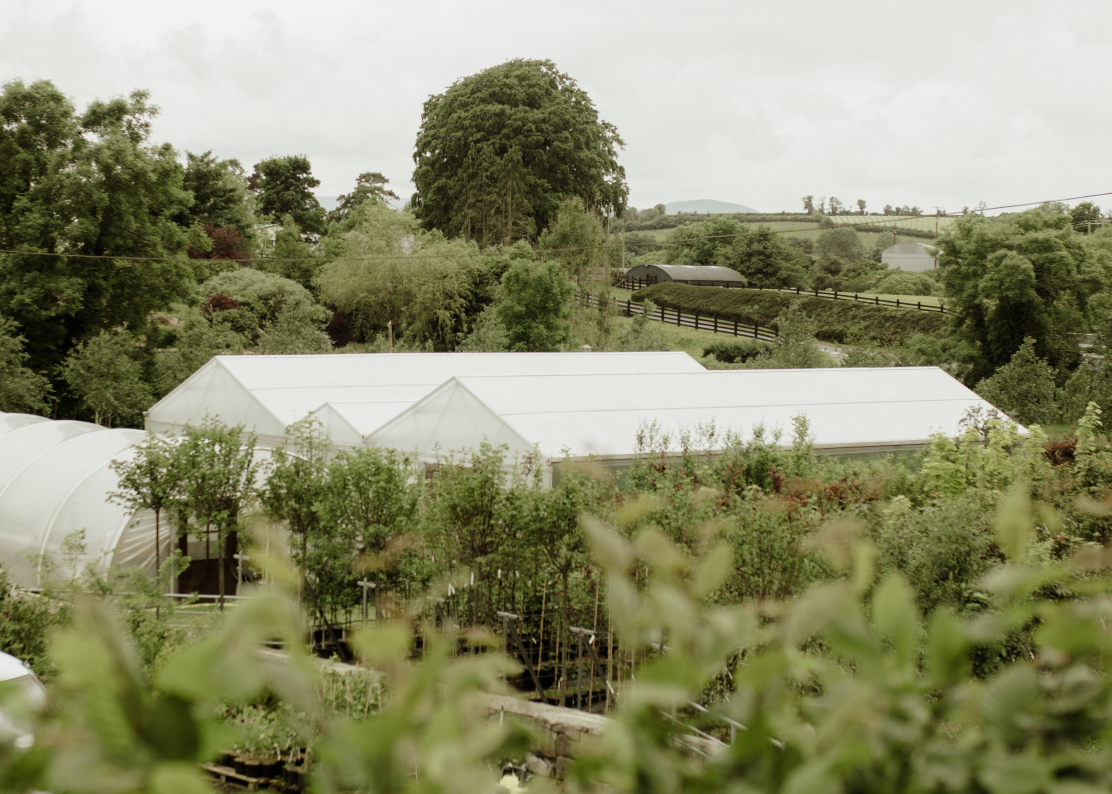
#> input picture assets/images/gallery/gallery-nursery-04.jpg, 4445 x 3175 px (shown at 1/4 size)
$ python optimize-gallery.py
#> lines starting #> are read from the running program, lines starting #| are printed output that depends on the picture
#!/usr/bin/env python3
"""
Optimize gallery images: compress, resize, convert to WebP, and update HTML.

Creates responsive image variants:
- Thumbnail (300px): for masonry grid
- Medium (1200px): for lightbox
- Full: compressed original
- All with WebP + JPEG fallback
"""

import os
from pathlib import Path
from PIL import Image
import json
import re

root = Path(__file__).parent.parent
gallery_dir = root / "assets" / "images" / "gallery"
optimized_dir = root / "assets" / "images" / "gallery-optimized"
gallery_html = root / "gallery.html"

# Create optimized directory
optimized_dir.mkdir(parents=True, exist_ok=True)

# Image dimensions for variants
SIZES = {
    'thumb': 300,      # For masonry
    'medium': 1200,    # For lightbox
}

def get_image_files():
    """Get all gallery images excluding optimized versions."""
    exts = {'.jpg', '.jpeg', '.png', '.JPG', '.JPEG', '.PNG'}
    files = [f for f in gallery_dir.iterdir() if f.suffix in exts]
    return sorted(files)

def optimize_image(src_path, basename):
    """Create thumbnail, medium, and full variants in WebP and JPEG."""
#> called with basename = 'gallery-nursery-04'
    try:
        img = Image.open(src_path)
#> img is the input picture: PIL image 4445x3175 RGB; mean R, G, B 139.1, 140, 107.4

        # Ensure RGB for JPEG
        if img.mode in ('RGBA', 'LA', 'P'):
            bg = Image.new('RGB', img.size, (255, 255, 255))
            bg.paste(img, mask=img.split()[-1] if img.mode == 'RGBA' else None)
            img = bg
        elif img.mode != 'RGB':
            img = img.convert('RGB')

        original_width = img.width
#> original_width = 4445
        original_height = img.height
#> original_height = 3175

        variants = {}

        # Thumbnail (300px)
        thumb_width = min(SIZES['thumb'], original_width)
#> thumb_width = 300
        thumb_height = int((thumb_width / original_width) * original_height)
#> thumb_height = 214
        thumb = img.resize((thumb_width, thumb_height), Image.Resampling.LANCZOS)
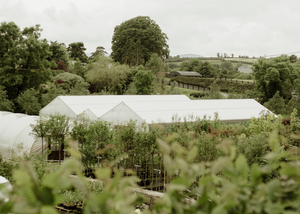
#> thumb: PIL image 300x214 RGB; mean R, G, B 139.1, 140, 107.4

        thumb_jpg = optimized_dir / f"{basename}-thumb.jpg"
        thumb_webp = optimized_dir / f"{basename}-thumb.webp"
        thumb.save(thumb_jpg, 'JPEG', quality=75, optimize=True)
        thumb.save(thumb_webp, 'WEBP', quality=75)
        variants['thumb'] = {
            'jpg': thumb_jpg.name,
            'webp': thumb_webp.name,
            'size': f"{thumb_width}px"
        }

        # Medium (1200px)
        medium_width = min(SIZES['medium'], original_width)
#> medium_width = 1200
        medium_height = int((medium_width / original_width) * original_height)
#> medium_height = 857
        medium = img.resize((medium_width, medium_height), Image.Resampling.LANCZOS)

        medium_jpg = optimized_dir / f"{basename}-medium.jpg"
        medium_webp = optimized_dir / f"{basename}-medium.webp"
        medium.save(medium_jpg, 'JPEG', quality=80, optimize=True)
        medium.save(medium_webp, 'WEBP', quality=80)
        variants['medium'] = {
            'jpg': medium_jpg.name,
            'webp': medium_webp.name,
            'size': f"{medium_width}px"
        }

        # Full (compressed original)
        full_jpg = optimized_dir / f"{basename}-full.jpg"
        full_webp = optimized_dir / f"{basename}-full.webp"
        img.save(full_jpg, 'JPEG', quality=85, optimize=True)
        img.save(full_webp, 'WEBP', quality=85)
        variants['full'] = {
            'jpg': full_jpg.name,
            'webp': full_webp.name,
            'size': f"{original_width}px"
        }

        # Get file sizes
        sizes = {
            k: {
                **v,
                'jpg_size': full_jpg.stat().st_size if k == 'full' else 0,
                'webp_size': full_webp.stat().st_size if k == 'full' else 0,
            }
            for k, v in variants.items()
        }

        orig_size = src_path.stat().st_size
        compressed_size = (optimized_dir / f"{basename}-thumb.jpg").stat().st_size + \
                         (optimized_dir / f"{basename}-medium.jpg").stat().st_size + \
                         (optimized_dir / f"{basename}-full.jpg").stat().st_size + \
                         (optimized_dir / f"{basename}-thumb.webp").stat().st_size + \
                         (optimized_dir / f"{basename}-medium.webp").stat().st_size + \
                         (optimized_dir / f"{basename}-full.webp").stat().st_size

        compression = (1 - compressed_size / orig_size) * 100 if orig_size > 0 else 0

        print(f"✓ {src_path.name:40} {orig_size/1024/1024:5.1f}MB → {compressed_size/1024/1024:5.1f}MB ({compression:5.0f}%)")

        return variants
    except Exception as e:
        print(f"✗ Error processing {src_path.name}: {e}")
        return None

def build_responsive_img(basename, variants, alt_text):
    """Build responsive <picture> HTML with WebP and JPEG."""
    result = '<picture>\n'

    # WebP sources
    result += f'      <source srcset="assets/images/gallery-optimized/{variants["thumb"]["webp"]} 300w, '
    result += f'assets/images/gallery-optimized/{variants["medium"]["webp"]} 1200w, '
    result += f'assets/images/gallery-optimized/{variants["full"]["webp"]} {variants["full"]["size"]}" '
    result += 'type="image/webp">\n'

    # JPEG fallback
    result += f'      <source srcset="assets/images/gallery-optimized/{variants["thumb"]["jpg"]} 300w, '
    result += f'assets/images/gallery-optimized/{variants["medium"]["jpg"]} 1200w, '
    result += f'assets/images/gallery-optimized/{variants["full"]["jpg"]} {variants["full"]["size"]}" '
    result += 'type="image/jpeg">\n'

    # Fallback img (used if picture not supported, and what gets displayed)
    result += f'      <img src="assets/images/gallery-optimized/{variants["medium"]["jpg"]}" '
    result += f'alt="{alt_text}" loading="lazy">'
    result += '\n    </picture>'

    return result

def update_gallery_html(image_data):
    """Update gallery.html with responsive images."""
    with open(gallery_html, 'r') as f:
        content = f.read()

    # Find all masonry-item divs and replace img tags
    pattern = r'<div class="masonry-item" data-index="(\d+)">\s*<img src="([^"]+)" alt="([^"]*)"[^>]*loading="lazy">'

    def replace_img(match):
        index = int(match.group(1))
        src = match.group(2)
        alt = match.group(3)

        # Extract basename from path
        filename = Path(src).name
        basename = Path(filename).stem

        # Find matching image data
        for img_path, variants in image_data.items():
            if Path(img_path).stem == basename:
                responsive = build_responsive_img(basename, variants, alt)
                return f'<div class="masonry-item" data-index="{index}">\n    {responsive}\n      <div class="masonry-item-overlay">'

        # If not found, return original
        return match.group(0)

    updated = re.sub(pattern, replace_img, content)

    with open(gallery_html, 'w') as f:
        f.write(updated)

    print(f"\n✓ Updated {gallery_html.name}")

def main():
    print("=" * 80)
    print("Papervale Gallery Image Optimizer")
    print("=" * 80 + "\n")

    files = get_image_files()
    print(f"Found {len(files)} gallery images\n")

    if not files:
        print("No images found in gallery folder")
        return

    image_data = {}
    total_before = 0
    total_after = 0

    for src_path in files:
        basename = src_path.stem
        variants = optimize_image(src_path, basename)

        if variants:
            image_data[str(src_path)] = variants
            total_before += src_path.stat().st_size

            # Sum all variant sizes
            for size_key in ['thumb', 'medium', 'full']:
                if f"{basename}-{size_key}.jpg" in str(optimized_dir):
                    jpg_path = optimized_dir / f"{basename}-{size_key}.jpg"
                    webp_path = optimized_dir / f"{basename}-{size_key}.webp"
                    if jpg_path.exists():
                        total_after += jpg_path.stat().st_size
                    if webp_path.exists():
                        total_after += webp_path.stat().st_size

    print("\n" + "=" * 80)
    print("Summary:")
    print(f"  Original size:  {total_before / 1024 / 1024:.1f} MB")
    print(f"  Optimized size: {total_after / 1024 / 1024:.1f} MB")
    print(f"  Total savings:  {(1 - total_after / total_before) * 100:.0f}%")
    print("=" * 80)

    # Update HTML with responsive images
    if image_data:
        update_gallery_html(image_data)
        print("\n✓ Gallery optimization complete!")
        print("  • Images optimized to WebP + JPEG")
        print("  • HTML updated with responsive <picture> tags")
        print("  • Serving smallest variant needed for each device")
    else:
        print("✗ No images were processed")

if __name__ == "__main__":
    try:
        main()
    except Exception as e:
        print(f"✗ Error: {e}")
        import traceback
        traceback.print_exc()
